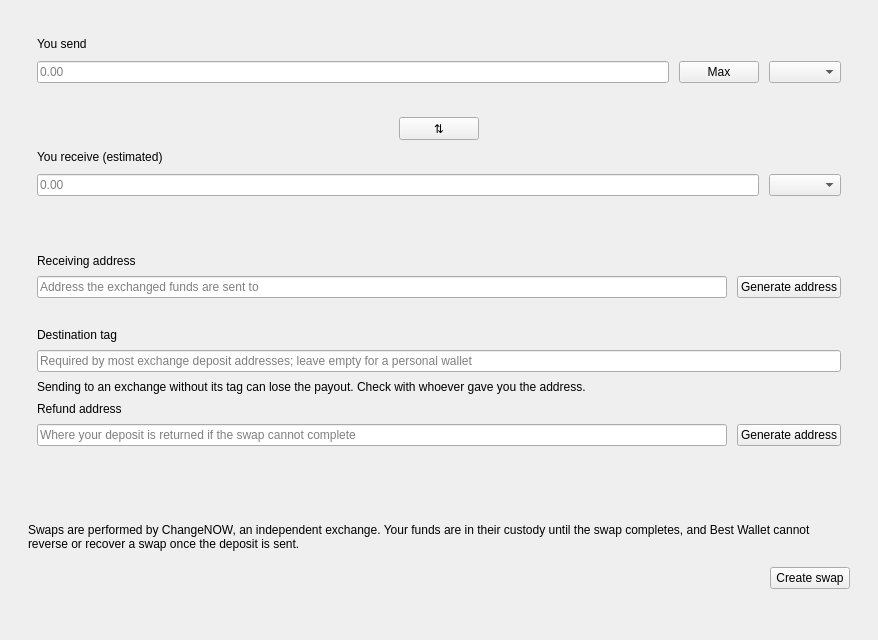
<?xml version="1.0" encoding="UTF-8"?>
<ui version="4.0">
 <class>SwapWidget</class>
 <widget class="QWidget" name="SwapWidget">
  <property name="geometry">
   <rect>
    <x>0</x>
    <y>0</y>
    <width>878</width>
    <height>640</height>
   </rect>
  </property>
  <property name="windowTitle">
   <string>Form</string>
  </property>
  <layout class="QVBoxLayout" name="verticalLayout">
   <property name="spacing">
    <number>0</number>
   </property>
   <property name="leftMargin">
    <number>28</number>
   </property>
   <property name="topMargin">
    <number>28</number>
   </property>
   <property name="rightMargin">
    <number>28</number>
   </property>
   <property name="bottomMargin">
    <number>28</number>
   </property>
   <item>
    <widget class="QStackedWidget" name="stack">
     <property name="currentIndex">
      <number>0</number>
     </property>
     <widget class="QWidget" name="page_quote">
      <layout class="QVBoxLayout" name="layout_quote">
       <property name="spacing">
        <number>16</number>
       </property>
       <property name="leftMargin">
        <number>0</number>
       </property>
       <property name="topMargin">
        <number>0</number>
       </property>
       <property name="rightMargin">
        <number>0</number>
       </property>
       <property name="bottomMargin">
        <number>0</number>
       </property>
       <item>
        <widget class="QFrame" name="card_amount">
         <property name="frameShape">
          <enum>QFrame::Shape::NoFrame</enum>
         </property>
         <layout class="QVBoxLayout" name="layout_amount">
          <property name="spacing">
           <number>10</number>
          </property>
          <item>
           <layout class="QHBoxLayout" name="layout_sendCaption">
            <item>
             <widget class="QLabel" name="label_sendCaption">
              <property name="text">
               <string>You send</string>
              </property>
             </widget>
            </item>
            <item>
             <spacer name="spacer_sendCaption">
              <property name="orientation">
               <enum>Qt::Orientation::Horizontal</enum>
              </property>
              <property name="sizeHint" stdset="0">
               <size>
                <width>20</width>
                <height>10</height>
               </size>
              </property>
             </spacer>
            </item>
            <item>
             <widget class="ClickableLabel" name="label_balance">
              <property name="cursor">
               <cursorShape>PointingHandCursor</cursorShape>
              </property>
              <property name="toolTip">
               <string>Click to use your full spendable balance</string>
              </property>
              <property name="text">
               <string/>
              </property>
             </widget>
            </item>
           </layout>
          </item>
          <item>
           <layout class="QHBoxLayout" name="layout_from">
            <property name="spacing">
             <number>10</number>
            </property>
            <item>
             <widget class="QLineEdit" name="lineAmountFrom">
              <property name="placeholderText">
               <string>0.00</string>
              </property>
             </widget>
            </item>
            <item>
             <widget class="QPushButton" name="btnMax">
              <property name="cursor">
               <cursorShape>PointingHandCursor</cursorShape>
              </property>
              <property name="toolTip">
               <string>Use your full spendable balance</string>
              </property>
              <property name="text">
               <string>Max</string>
              </property>
             </widget>
            </item>
            <item>
             <widget class="QComboBox" name="comboFrom"/>
            </item>
           </layout>
          </item>
          <item>
           <layout class="QHBoxLayout" name="layout_fromMeta" stretch="1,0">
            <property name="spacing">
             <number>12</number>
            </property>
            <item>
             <widget class="QLabel" name="label_amountNotice">
              <property name="text">
               <string/>
              </property>
              <property name="wordWrap">
               <bool>true</bool>
              </property>
             </widget>
            </item>
            <item>
             <widget class="QLabel" name="label_fromUsd">
              <property name="text">
               <string/>
              </property>
              <property name="alignment">
               <set>Qt::AlignmentFlag::AlignRight|Qt::AlignmentFlag::AlignVCenter</set>
              </property>
             </widget>
            </item>
           </layout>
          </item>
          <item>
           <layout class="QHBoxLayout" name="layout_reverse">
            <item>
             <spacer name="spacer_reverseLeft">
              <property name="orientation">
               <enum>Qt::Orientation::Horizontal</enum>
              </property>
              <property name="sizeHint" stdset="0">
               <size>
                <width>20</width>
                <height>6</height>
               </size>
              </property>
             </spacer>
            </item>
            <item>
             <widget class="QPushButton" name="btn_reverse">
              <property name="cursor">
               <cursorShape>PointingHandCursor</cursorShape>
              </property>
              <property name="toolTip">
               <string>Swap direction</string>
              </property>
              <property name="text">
               <string notr="true">⇅</string>
              </property>
             </widget>
            </item>
            <item>
             <spacer name="spacer_reverseRight">
              <property name="orientation">
               <enum>Qt::Orientation::Horizontal</enum>
              </property>
              <property name="sizeHint" stdset="0">
               <size>
                <width>20</width>
                <height>6</height>
               </size>
              </property>
             </spacer>
            </item>
           </layout>
          </item>
          <item>
           <widget class="QLabel" name="label_receiveCaption">
            <property name="text">
             <string>You receive (estimated)</string>
            </property>
           </widget>
          </item>
          <item>
           <layout class="QHBoxLayout" name="layout_to">
            <property name="spacing">
             <number>10</number>
            </property>
            <item>
             <widget class="QLineEdit" name="lineAmountTo">
              <property name="placeholderText">
               <string>0.00</string>
              </property>
             </widget>
            </item>
            <item>
             <widget class="QComboBox" name="comboTo"/>
            </item>
           </layout>
          </item>
          <item>
           <layout class="QHBoxLayout" name="layout_rateRow" stretch="1,0">
            <property name="spacing">
             <number>12</number>
            </property>
            <item>
             <widget class="QLabel" name="label_rate">
              <property name="text">
               <string/>
              </property>
              <property name="wordWrap">
               <bool>true</bool>
              </property>
             </widget>
            </item>
            <item>
             <widget class="QLabel" name="label_toUsd">
              <property name="text">
               <string/>
              </property>
              <property name="alignment">
               <set>Qt::AlignmentFlag::AlignRight|Qt::AlignmentFlag::AlignVCenter</set>
              </property>
             </widget>
            </item>
           </layout>
          </item>
         </layout>
        </widget>
       </item>
       <item>
        <widget class="QFrame" name="card_payTo">
         <property name="frameShape">
          <enum>QFrame::Shape::NoFrame</enum>
         </property>
         <layout class="QVBoxLayout" name="layout_payTo">
          <property name="spacing">
           <number>8</number>
          </property>
          <item>
           <widget class="QLabel" name="label_destinationCaption">
            <property name="text">
             <string>Receiving address</string>
            </property>
           </widget>
          </item>
          <item>
           <layout class="QHBoxLayout" name="layout_destinationRow">
            <property name="spacing">
             <number>10</number>
            </property>
            <item>
             <widget class="QLineEdit" name="lineDestination">
              <property name="placeholderText">
               <string>Address the exchanged funds are sent to</string>
              </property>
             </widget>
            </item>
            <item>
             <widget class="QPushButton" name="btn_myAddress">
              <property name="cursor">
               <cursorShape>PointingHandCursor</cursorShape>
              </property>
              <property name="toolTip">
               <string>Generate a new address in this wallet and use it</string>
              </property>
              <property name="text">
               <string>Generate address</string>
              </property>
             </widget>
            </item>
           </layout>
          </item>
          <item>
           <widget class="QLabel" name="label_networkNotice">
            <property name="text">
             <string/>
            </property>
            <property name="wordWrap">
             <bool>true</bool>
            </property>
           </widget>
          </item>
          <item>
           <widget class="QLabel" name="label_memoCaption">
            <property name="text">
             <string>Destination tag</string>
            </property>
           </widget>
          </item>
          <item>
           <widget class="QLineEdit" name="lineMemo">
            <property name="placeholderText">
             <string>Required by most exchange deposit addresses; leave empty for a personal wallet</string>
            </property>
           </widget>
          </item>
          <item>
           <widget class="QLabel" name="label_memoHint">
            <property name="text">
             <string>Sending to an exchange without its tag can lose the payout. Check with whoever gave you the address.</string>
            </property>
            <property name="wordWrap">
             <bool>true</bool>
            </property>
           </widget>
          </item>
          <item>
           <widget class="QLabel" name="label_refundCaption">
            <property name="text">
             <string>Refund address</string>
            </property>
           </widget>
          </item>
          <item>
           <layout class="QHBoxLayout" name="layout_refundRow">
            <property name="spacing">
             <number>10</number>
            </property>
            <item>
             <widget class="QLineEdit" name="lineRefund">
              <property name="placeholderText">
               <string>Where your deposit is returned if the swap cannot complete</string>
              </property>
             </widget>
            </item>
            <item>
             <widget class="QPushButton" name="btn_myRefundAddress">
              <property name="cursor">
               <cursorShape>PointingHandCursor</cursorShape>
              </property>
              <property name="toolTip">
               <string>Generate a new address in this wallet and use it</string>
              </property>
              <property name="text">
               <string>Generate address</string>
              </property>
             </widget>
            </item>
           </layout>
          </item>
          <item>
           <widget class="QLabel" name="label_refundHint">
            <property name="text">
             <string/>
            </property>
            <property name="wordWrap">
             <bool>true</bool>
            </property>
           </widget>
          </item>
         </layout>
        </widget>
       </item>
       <item>
        <widget class="QLabel" name="label_error">
         <property name="text">
          <string/>
         </property>
         <property name="wordWrap">
          <bool>true</bool>
         </property>
        </widget>
       </item>
       <item>
        <widget class="QLabel" name="label_disclaimer">
         <property name="text">
          <string>Swaps are performed by ChangeNOW, an independent exchange. Your funds are in their custody until the swap completes, and Best Wallet cannot reverse or recover a swap once the deposit is sent.</string>
         </property>
         <property name="wordWrap">
          <bool>true</bool>
         </property>
        </widget>
       </item>
       <item>
        <layout class="QHBoxLayout" name="layout_createRow">
         <item>
          <spacer name="spacer_create">
           <property name="orientation">
            <enum>Qt::Orientation::Horizontal</enum>
           </property>
           <property name="sizeHint" stdset="0">
            <size>
             <width>40</width>
             <height>10</height>
            </size>
           </property>
          </spacer>
         </item>
         <item>
          <widget class="QPushButton" name="btn_createSwap">
           <property name="cursor">
            <cursorShape>PointingHandCursor</cursorShape>
           </property>
           <property name="text">
            <string>Create swap</string>
           </property>
          </widget>
         </item>
        </layout>
       </item>
       <item>
        <spacer name="spacer_quoteBottom">
         <property name="orientation">
          <enum>Qt::Orientation::Vertical</enum>
         </property>
         <property name="sizeHint" stdset="0">
          <size>
           <width>20</width>
           <height>10</height>
          </size>
         </property>
        </spacer>
       </item>
      </layout>
     </widget>
     <widget class="QWidget" name="page_unavailable">
      <layout class="QVBoxLayout" name="layout_unavailable">
       <item>
        <spacer name="spacer_unavailableTop">
         <property name="orientation">
          <enum>Qt::Orientation::Vertical</enum>
         </property>
         <property name="sizeHint" stdset="0">
          <size>
           <width>20</width>
           <height>40</height>
          </size>
         </property>
        </spacer>
       </item>
       <item>
        <layout class="QHBoxLayout" name="layout_unavailableRow">
         <item>
          <spacer name="spacer_unavailableLeft">
           <property name="orientation">
            <enum>Qt::Orientation::Horizontal</enum>
           </property>
           <property name="sizeHint" stdset="0">
            <size>
             <width>40</width>
             <height>20</height>
            </size>
           </property>
          </spacer>
         </item>
         <item>
          <widget class="QFrame" name="card_unavailable">
           <property name="maximumSize">
            <size>
             <width>460</width>
             <height>16777215</height>
            </size>
           </property>
           <property name="frameShape">
            <enum>QFrame::Shape::NoFrame</enum>
           </property>
           <layout class="QVBoxLayout" name="layout_unavailableCard">
            <property name="spacing">
             <number>12</number>
            </property>
            <item>
             <widget class="QLabel" name="label_unavailableTitle">
              <property name="text">
               <string>Swaps are temporarily unavailable</string>
              </property>
              <property name="alignment">
               <set>Qt::AlignmentFlag::AlignCenter</set>
              </property>
              <property name="wordWrap">
               <bool>true</bool>
              </property>
             </widget>
            </item>
            <item>
             <widget class="QLabel" name="label_unavailableBody">
              <property name="text">
               <string>Swapping is down for maintenance. Installing the latest version of Best Wallet is what restores it — nothing is wrong with your wallet, and your funds are unaffected.</string>
              </property>
              <property name="alignment">
               <set>Qt::AlignmentFlag::AlignCenter</set>
              </property>
              <property name="wordWrap">
               <bool>true</bool>
              </property>
             </widget>
            </item>
            <item>
             <layout class="QHBoxLayout" name="layout_unavailableButtons">
              <property name="spacing">
               <number>10</number>
              </property>
              <item>
               <spacer name="spacer_btnLeft">
                <property name="orientation">
                 <enum>Qt::Orientation::Horizontal</enum>
                </property>
                <property name="sizeHint" stdset="0">
                 <size>
                  <width>10</width>
                  <height>20</height>
                 </size>
                </property>
               </spacer>
              </item>
              <item>
               <widget class="QPushButton" name="btn_getLatest">
                <property name="cursor">
                 <cursorShape>PointingHandCursor</cursorShape>
                </property>
                <property name="text">
                 <string>Get the latest version</string>
                </property>
               </widget>
              </item>
              <item>
               <widget class="QPushButton" name="btn_retryAvailability">
                <property name="cursor">
                 <cursorShape>PointingHandCursor</cursorShape>
                </property>
                <property name="text">
                 <string>Try again</string>
                </property>
               </widget>
              </item>
              <item>
               <spacer name="spacer_btnRight">
                <property name="orientation">
                 <enum>Qt::Orientation::Horizontal</enum>
                </property>
                <property name="sizeHint" stdset="0">
                 <size>
                  <width>10</width>
                  <height>20</height>
                 </size>
                </property>
               </spacer>
              </item>
             </layout>
            </item>
           </layout>
          </widget>
         </item>
         <item>
          <spacer name="spacer_unavailableRight">
           <property name="orientation">
            <enum>Qt::Orientation::Horizontal</enum>
           </property>
           <property name="sizeHint" stdset="0">
            <size>
             <width>40</width>
             <height>20</height>
            </size>
           </property>
          </spacer>
         </item>
        </layout>
       </item>
       <item>
        <spacer name="spacer_unavailableBottom">
         <property name="orientation">
          <enum>Qt::Orientation::Vertical</enum>
         </property>
         <property name="sizeHint" stdset="0">
          <size>
           <width>20</width>
           <height>40</height>
          </size>
         </property>
        </spacer>
       </item>
      </layout>
     </widget>
     <widget class="QWidget" name="page_order">
      <layout class="QVBoxLayout" name="layout_order">
       <property name="spacing">
        <number>14</number>
       </property>
       <property name="leftMargin">
        <number>0</number>
       </property>
       <property name="topMargin">
        <number>0</number>
       </property>
       <property name="rightMargin">
        <number>0</number>
       </property>
       <property name="bottomMargin">
        <number>0</number>
       </property>
       <item>
        <widget class="QLabel" name="label_orderHeadline">
         <property name="text">
          <string/>
         </property>
         <property name="wordWrap">
          <bool>true</bool>
         </property>
        </widget>
       </item>
       <item>
        <widget class="SwapProgress" name="orderProgress" native="true"/>
       </item>
       <item>
        <widget class="QLabel" name="label_orderStatus">
         <property name="text">
          <string/>
         </property>
         <property name="wordWrap">
          <bool>true</bool>
         </property>
        </widget>
       </item>
       <item>
        <widget class="QLabel" name="label_orderEta">
         <property name="text">
          <string/>
         </property>
         <property name="wordWrap">
          <bool>true</bool>
         </property>
        </widget>
       </item>
       <item>
        <widget class="QFrame" name="card_deposit">
         <property name="frameShape">
          <enum>QFrame::Shape::NoFrame</enum>
         </property>
         <layout class="QHBoxLayout" name="layout_deposit">
          <property name="spacing">
           <number>18</number>
          </property>
          <item>
           <widget class="ClickableLabel" name="qrCode">
            <property name="minimumSize">
             <size>
              <width>168</width>
              <height>168</height>
             </size>
            </property>
            <property name="maximumSize">
             <size>
              <width>168</width>
              <height>168</height>
             </size>
            </property>
            <property name="cursor">
             <cursorShape>PointingHandCursor</cursorShape>
            </property>
            <property name="alignment">
             <set>Qt::AlignmentFlag::AlignCenter</set>
            </property>
            <property name="text">
             <string/>
            </property>
           </widget>
          </item>
          <item>
           <layout class="QVBoxLayout" name="layout_depositDetails">
            <property name="spacing">
             <number>6</number>
            </property>
            <item>
             <widget class="QLabel" name="label_depositAmountCaption">
              <property name="text">
               <string>Amount to send</string>
              </property>
             </widget>
            </item>
            <item>
             <widget class="QLabel" name="label_depositAmount">
              <property name="text">
               <string/>
              </property>
              <property name="textInteractionFlags">
               <set>Qt::TextInteractionFlag::TextSelectableByMouse</set>
              </property>
             </widget>
            </item>
            <item>
             <widget class="QLabel" name="label_depositCaption">
              <property name="text">
               <string>To this address</string>
              </property>
             </widget>
            </item>
            <item>
             <widget class="QLabel" name="label_depositAddress">
              <property name="text">
               <string/>
              </property>
              <property name="wordWrap">
               <bool>true</bool>
              </property>
              <property name="textInteractionFlags">
               <set>Qt::TextInteractionFlag::TextSelectableByMouse</set>
              </property>
             </widget>
            </item>
            <item>
             <layout class="QHBoxLayout" name="layout_depositButtons">
              <property name="spacing">
               <number>10</number>
              </property>
              <item>
               <widget class="QPushButton" name="btn_sendFromWallet">
                <property name="cursor">
                 <cursorShape>PointingHandCursor</cursorShape>
                </property>
                <property name="text">
                 <string>Send from this wallet</string>
                </property>
               </widget>
              </item>
              <item>
               <widget class="QPushButton" name="btn_copyAddress">
                <property name="cursor">
                 <cursorShape>PointingHandCursor</cursorShape>
                </property>
                <property name="text">
                 <string>Copy address</string>
                </property>
               </widget>
              </item>
              <item>
               <widget class="QPushButton" name="btn_copyAmount">
                <property name="cursor">
                 <cursorShape>PointingHandCursor</cursorShape>
                </property>
                <property name="text">
                 <string>Copy amount</string>
                </property>
               </widget>
              </item>
              <item>
               <spacer name="spacer_depositButtons">
                <property name="orientation">
                 <enum>Qt::Orientation::Horizontal</enum>
                </property>
                <property name="sizeHint" stdset="0">
                 <size>
                  <width>20</width>
                  <height>10</height>
                 </size>
                </property>
               </spacer>
              </item>
             </layout>
            </item>
            <item>
             <spacer name="spacer_depositDetails">
              <property name="orientation">
               <enum>Qt::Orientation::Vertical</enum>
              </property>
              <property name="sizeHint" stdset="0">
               <size>
                <width>10</width>
                <height>10</height>
               </size>
              </property>
             </spacer>
            </item>
           </layout>
          </item>
         </layout>
        </widget>
       </item>
       <item>
        <widget class="QFrame" name="card_orderDetails">
         <property name="frameShape">
          <enum>QFrame::Shape::NoFrame</enum>
         </property>
         <layout class="QVBoxLayout" name="layout_orderDetails">
          <property name="spacing">
           <number>6</number>
          </property>
          <item>
           <widget class="QLabel" name="label_orderOutcome">
            <property name="text">
             <string/>
            </property>
            <property name="wordWrap">
             <bool>true</bool>
            </property>
            <property name="textInteractionFlags">
             <set>Qt::TextInteractionFlag::TextSelectableByMouse</set>
            </property>
           </widget>
          </item>
          <item>
           <widget class="QLabel" name="label_orderReceive">
            <property name="text">
             <string/>
            </property>
            <property name="wordWrap">
             <bool>true</bool>
            </property>
            <property name="textInteractionFlags">
             <set>Qt::TextInteractionFlag::TextSelectableByMouse</set>
            </property>
           </widget>
          </item>
          <item>
           <widget class="QLabel" name="label_orderId">
            <property name="text">
             <string/>
            </property>
            <property name="textInteractionFlags">
             <set>Qt::TextInteractionFlag::TextSelectableByMouse</set>
            </property>
           </widget>
          </item>
          <item>
           <widget class="QLabel" name="label_orderExpiry">
            <property name="text">
             <string/>
            </property>
           </widget>
          </item>
         </layout>
        </widget>
       </item>
       <item>
        <widget class="QLabel" name="label_orderError">
         <property name="text">
          <string/>
         </property>
         <property name="wordWrap">
          <bool>true</bool>
         </property>
        </widget>
       </item>
       <item>
        <layout class="QHBoxLayout" name="layout_orderButtons">
         <property name="spacing">
          <number>10</number>
         </property>
         <item>
          <widget class="QPushButton" name="btn_refresh">
           <property name="cursor">
            <cursorShape>PointingHandCursor</cursorShape>
           </property>
           <property name="text">
            <string>Refresh</string>
           </property>
          </widget>
         </item>
         <item>
          <widget class="QPushButton" name="btn_track">
           <property name="cursor">
            <cursorShape>PointingHandCursor</cursorShape>
           </property>
           <property name="toolTip">
            <string>Open this swap on ChangeNOW's website</string>
           </property>
           <property name="text">
            <string>Track on ChangeNOW</string>
           </property>
          </widget>
         </item>
         <item>
          <widget class="QPushButton" name="btn_copyOrderId">
           <property name="cursor">
            <cursorShape>PointingHandCursor</cursorShape>
           </property>
           <property name="text">
            <string>Copy order ID</string>
           </property>
          </widget>
         </item>
         <item>
          <spacer name="spacer_orderButtons">
           <property name="orientation">
            <enum>Qt::Orientation::Horizontal</enum>
           </property>
           <property name="sizeHint" stdset="0">
            <size>
             <width>40</width>
             <height>10</height>
            </size>
           </property>
          </spacer>
         </item>
         <item>
          <widget class="QPushButton" name="btn_newSwap">
           <property name="cursor">
            <cursorShape>PointingHandCursor</cursorShape>
           </property>
           <property name="text">
            <string>Finish</string>
           </property>
          </widget>
         </item>
        </layout>
       </item>
       <item>
        <spacer name="spacer_orderBottom">
         <property name="orientation">
          <enum>Qt::Orientation::Vertical</enum>
         </property>
         <property name="sizeHint" stdset="0">
          <size>
           <width>20</width>
           <height>10</height>
          </size>
         </property>
        </spacer>
       </item>
      </layout>
     </widget>
    </widget>
   </item>
  </layout>
 </widget>
 <customwidgets>
  <customwidget>
   <class>ClickableLabel</class>
   <extends>QLabel</extends>
   <header>components.h</header>
  </customwidget>
  <customwidget>
   <class>SwapProgress</class>
   <extends>QWidget</extends>
   <header>widgets/SwapProgress.h</header>
   <container>0</container>
  </customwidget>
 </customwidgets>
 <resources/>
 <connections/>
</ui>
